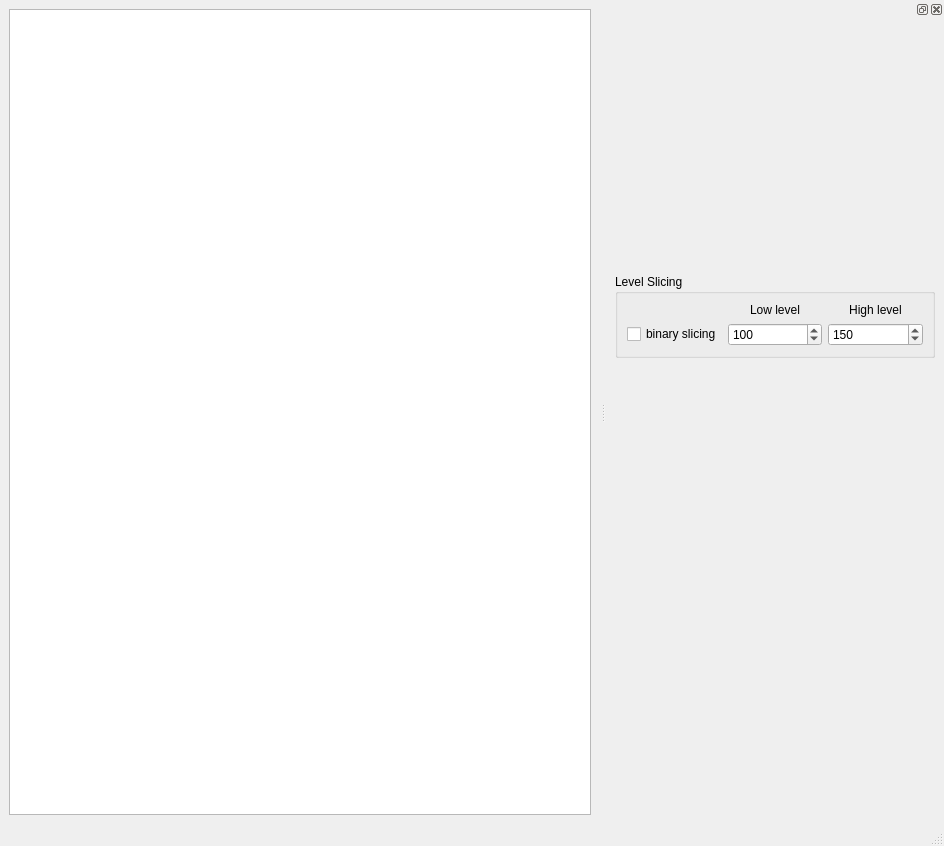
<?xml version="1.0" encoding="UTF-8"?>
<ui version="4.0">
 <class>MainWindow</class>
 <widget class="QMainWindow" name="MainWindow">
  <property name="geometry">
   <rect>
    <x>0</x>
    <y>0</y>
    <width>944</width>
    <height>846</height>
   </rect>
  </property>
  <property name="windowTitle">
   <string>MainWindow</string>
  </property>
  <widget class="QWidget" name="centralwidget">
   <layout class="QGridLayout" name="gridLayout_5">
    <item row="0" column="0">
     <widget class="QTextEdit" name="textEdit"/>
    </item>
   </layout>
  </widget>
  <widget class="QMenuBar" name="menubar">
   <property name="geometry">
    <rect>
     <x>0</x>
     <y>0</y>
     <width>944</width>
     <height>26</height>
    </rect>
   </property>
  </widget>
  <widget class="QStatusBar" name="statusbar"/>
  <widget class="QDockWidget" name="dockWidget">
   <attribute name="dockWidgetArea">
    <number>2</number>
   </attribute>
   <widget class="QWidget" name="controlDockWidget">
    <layout class="QVBoxLayout" name="verticalLayout">
     <item>
      <widget class="QLabel" name="controlDockLabel">
       <property name="minimumSize">
        <size>
         <width>320</width>
         <height>240</height>
        </size>
       </property>
       <property name="text">
        <string/>
       </property>
      </widget>
     </item>
     <item>
      <widget class="QGroupBox" name="slicingGroupBox">
       <property name="enabled">
        <bool>true</bool>
       </property>
       <property name="autoFillBackground">
        <bool>false</bool>
       </property>
       <property name="title">
        <string>Level Slicing</string>
       </property>
       <layout class="QGridLayout" name="gridLayout">
        <item row="0" column="1">
         <widget class="QLabel" name="lowLevelLabel">
          <property name="text">
           <string>Low level</string>
          </property>
          <property name="alignment">
           <set>Qt::AlignCenter</set>
          </property>
         </widget>
        </item>
        <item row="0" column="2">
         <widget class="QLabel" name="highLevelLabel">
          <property name="text">
           <string>High level</string>
          </property>
          <property name="alignment">
           <set>Qt::AlignCenter</set>
          </property>
         </widget>
        </item>
        <item row="1" column="1">
         <widget class="QSpinBox" name="lowSpinBox">
          <property name="maximum">
           <number>255</number>
          </property>
          <property name="singleStep">
           <number>5</number>
          </property>
          <property name="value">
           <number>100</number>
          </property>
         </widget>
        </item>
        <item row="1" column="2">
         <widget class="QSpinBox" name="highSpinBox">
          <property name="maximum">
           <number>255</number>
          </property>
          <property name="singleStep">
           <number>5</number>
          </property>
          <property name="value">
           <number>150</number>
          </property>
         </widget>
        </item>
        <item row="1" column="0">
         <widget class="QCheckBox" name="binaryCheckBox">
          <property name="text">
           <string>binary slicing</string>
          </property>
         </widget>
        </item>
       </layout>
      </widget>
     </item>
     <item>
      <spacer name="slicingVerticalSpacer">
       <property name="orientation">
        <enum>Qt::Vertical</enum>
       </property>
       <property name="sizeHint" stdset="0">
        <size>
         <width>17</width>
         <height>153</height>
        </size>
       </property>
      </spacer>
     </item>
    </layout>
   </widget>
  </widget>
 </widget>
 <resources/>
 <connections/>
</ui>
